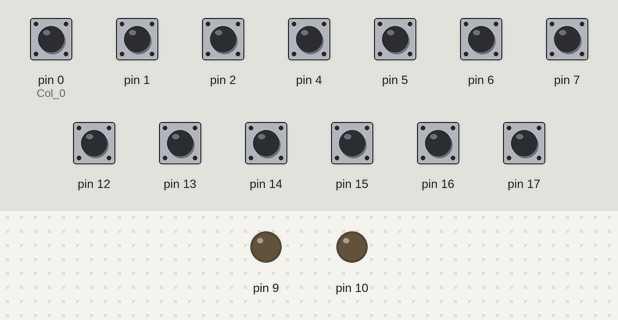
Bench run of a sketch on a simulated Arduino Leonardo, built with avr-gcc and run on an emulated ATmega32U4. Shown: output pins drawn as LEDs (lit = HIGH). Wiring (inferred from the signals the program sends): 6×2 keypad with keys 1 2 3 4 5 6 7 8 9 * 0 # (labels assumed): rows pin 8, pin 18, pin 19, pin 20, pin 21, pin 22; columns pin 3, pin 11. Inputs (shaded band) come from the test bench; at power-on: pin 0 (Col_0), pin 1, pin 2, pin 4–7, pin 12–17 HIGH. USB keyboard and mouse output is not drawn; pins used as bus, display or sensor lines are not drawn.

Above: at 1.2 s.
1.3 s: pin 0 (Col_0) pulled LOW for 0.15 s
At 1.6 s:
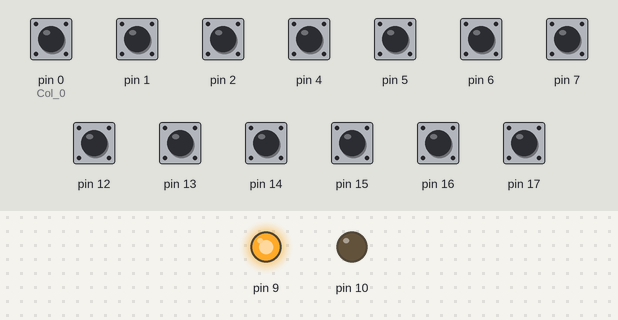
2.9 s: pin 0 (Col_0) pulled LOW for 1 s
At 3.7 s:
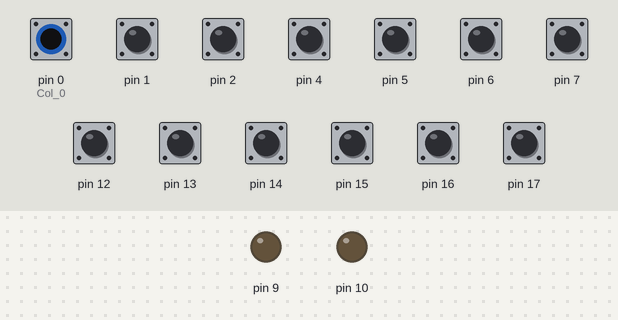
Timing chart, 0 to 5.9 s (numbered marks = the images above; inputs shaded):
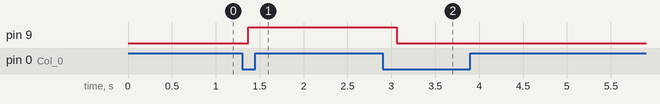

The sketch:

BMK_Basic.ino
```cpp
// Written Feb 2022 by Brian DiDonna.

//This library is free software; you can redistribute it and/or
//modify it under the terms of the GNU Lesser General Public
//License as published by the Free Software Foundation version 3.0.
//This firmware is distributed in the hope that it will be useful,
//but WITHOUT ANY WARRANTY; without even the implied warranty of
//MERCHANTABILITY or FITNESS FOR A PARTICULAR PURPOSE. See the GNU
//Lesser General Public License for more details.
//
//You should have received a copy of the GNU Lesser General Public
//License along with this library; if not, write to the Free Software
//Foundation, Inc., 51 Franklin St, Fifth Floor, Boston, MA 02110-1301 USA

// This sketch is for the BMK! Bolt (Industries) Mechanical keyboard.
// The assignment of keyboard columns and rows to pins is defined below.
// The wiring has diodes pointed from column to row.
// We set the columns to INPUT_HIGH to pull them to 5V. When a row is
// also HIGH and the key for that row and column is pressed then there
// is no voltage difference and nothing happens. If the row is set LOW and
// the key is pressed then is pulls the column to LOW and we can read it out
// for the column. We look for keypresses by setting one row to LOW and
// all others to HIGH and looking for a column that is LOW. We scan the
// LOW row to read the whole keyboard.

// If flashed exactly as it is to your Pico, this firmware will function as a regular
// keyboard with the Function keys modified as shortcuts.


// to purchase a keyboard kit, visit www.boltind.com

// ___ _   _ ____ _____  _    _     _        _  _____ ___ ___  _   _
//|_ _| \ | / ___|_   _|/ \  | |   | |      / \|_   _|_ _/ _ \| \ | |
// | ||  \| \___ \ | | / _ \ | |   | |     / _ \ | |  | | | | |  \| |
// | || |\  |___) || |/ ___ \| |___| |___ / ___ \| |  | | |_| | |\  |
//|___|_| \_|____/ |_/_/   \_\_____|_____/_/   \_\_| |___\___/|_| \_|


//TO  INSTALL  THIS FIRMWARE
//This firmware must be installed through the Arduino IDE.
//You must first install a third party board. The RP  2040 support in the Arduino IDE does
//not  include  support for the HID.h library that this sketch reqires. Fortunantly, there's a work around.
//You will need to install a third party board written by Earle F. Philhower, III from Github.
//You can read more about this third party board at: https://github.com/earlephilhower/arduino-pico

//In the Arduino IDE: go to File > preferances, and paste the following URL  under the additional boards manager URL's:
// https://github.com/earlephilhower/arduino-pico/releases/download/global/package_rp2040_index.json

//Now, navigate over to the boards manager. Go to: Tools > Board > Board Manager. Search for "Pico"
//You will see "Raspberry Pi Pico/RP2040." Install this, it's the thrid party board you just added.
//Now, you should be able to select your newly installed Raspberry Pi Pico driver and upload your sketch!

#include <Keyboard.h>
#include <limits.h>

// Uncomment this to switch the modifier keys used for macros and other OS dependent behavior
// When MACOSX is defined we send Command-c to copy instead of Control-c, etc.
// WIN32 works with Windows, Chrome, Android and Linux functions.
// This is not true for the Unicode helper function starting on line 277. To change the Unicode helper from Linux/Android/Chrome to Windows, go to line 277.

//#define MACOSX
#define WIN32

// assign the collums to pins.
#define Col_0 0
#define Col_1 1
#define Col_2 2
#define Col_3 3
#define Col_4 4
#define Col_5 5
#define Col_6 6
#define Col_7 7
#define Col_8 8
#define Col_9 9
#define Col_10 10
#define Col_11 11
#define Col_12 12
#define Col_13 13
#define Col_14 14
#define Col_15 15
#define Col_16 16
#define Col_17 17

// assign the rows to pins.
#define Row_0 18
#define Row_2 19
#define Row_3 20
#define Row_4 21
#define Row_5 22
#define Row_6 26

// For the caps lock
#define LED_1 27
#define LED_2 28

// The pin numbers of rows 2 through 6 do not increase linearly. This vector
// lets us loop over those indice efficiently
const int rowIndices[ 5 ] = { Row_2, Row_3, Row_4, Row_5, Row_6 };

// These are the times before a key is repeated. There is an initial long time then after that a shorter time so they repeat faster
const int repeatDelayInitial = 300;
const int repeatDelayRepeat = 30;

//Adding a slight delay before sendding the key press helps with the modifier keys or key sequences. Without it, The
//keypresses tend to be missed.
const int preDelay = 10;

//The key needs to be pressed for at least this long to register. This could be set to zero but that might allow unintended keypresses
const int minimumKeypressDelay = 5;

// This is the mapping from row, column to key for rows 2 through 6. If you want to override a key, just enter the new key here.
// If you want to write your own special handling, enter a 0x00 here to skip the key loop then write your special handling elsewhere.
//                                     0     1     2     3     4     5     6     7     8     9    10    11    12    13    14    15    16    17

const char sKeysForRows[5][18] = { { '`',  '1',  '2',  '3',  '4',  '5',  '6',  '7',  '8',  '9',  '0',  '-',  '=', 0x00, 0xB2, 0xD1, 0xD2, 0xD3 },
                                  { 0xB3, 0x00,  'q',  'w',  'e',  'r',  't',  'y',  'u',  'i',  'o',  'p',  '[',  ']', '\\', 0xD4, 0xD5, 0xD6 },
                                  { 0x00, 0x00,  'a',  's',  'd',  'f',  'g',  'h',  'j',  'k',  'l',  ';', '\'', 0xB0, 0x00, 0x00, 0x00, 0x00 },
                                  { 0x00, 0x00,  'z',  'x',  'c',  'v',  'b',  'n',  'm',  ',',  '.',  '/', 0x00, 0x00, 0x00, 0x00, 0xDA, 0x00 },
                                  { 0x00, 0x00, 0x00, 0x00, 0x00, 0x00,  ' ', 0x00, 0x00, 0x00, 0x00, 0x00, 0x00, 0x00, 0x00, 0xD8, 0xD9, 0xD7 }
                                };

// Not the most elegant solution, but just track whether a key is currently being held down using an array of bools.
bool sKeyPressed[5][18];

// This is the mapping from column to key for the top function keys (Rw_0). If you want to override a key, just enter the new key here.
// If you want to write your own special handling, enter a 0x00 here to skip the key loop then write your special handling elsewhere.
// If you want regular Function keys instead of shortcuts, you can comment out line 126 and un comment line 127.

//                                  0     1     2     3     4     5     6     7     8     9    10    11    12    13    14    15    16    17
const char sKeysForRowsFn[18] = { 0xB1, 0x00, 0xC2, 0xC3, 0xC4, 0xC5, 0x00, 0xC6, 0xC7, 0xC8, 0xC9, 0xCA, 0xCB, 0xCC, 0xCD, 0xCE, 0xCF, 0xD0 };

// Here we track whether the function key was down or up on the last loop. We use this
// to prevent key repeat of function keys
bool sFnPressed[18];

// Here we keep track of the last time the various keys were pressed. This tracks rows 2 through 6. This is
// used to control the timing of key repeats
unsigned long sLastPress[5][18];
unsigned long sLastClear[5][18];

// Global flags for whether modifier keys are active
static bool sBoolShift = false;
static bool sBoolCtrl = false;
static bool sBoolAlt = false;
static bool sBoolGui = false;
static bool sBoolCapsLock = false;

// wrappers for keyboard actions that enforce a slight delay so Keyboard does not miss next action

void keyboardPress( char key )
{
  Keyboard.press( key );
  delay( preDelay );
}

void keyboardRelease( char key )
{
  Keyboard.release( key );
  delay( preDelay );
}

void keyboardWrite( char key )
{
  Keyboard.write( key );
  delay( preDelay );
}

void keyboardPrint( const char *string )
{
  Keyboard.print( string );
  delay( preDelay );
}

// wrapper to check column
bool columnPressed( int column )
{
  return digitalRead( column ) == LOW;
}

// RAII class to conditionally toggle modifier when class object goes in and out of scope.
// If the modifier is already pressed then we don't do anything.
// This class is templated on the variables we pass in to allow us to declare types associated with the keys -
// see the section below that defines these types with the "using" keyword
// Usually the object is deleted when it goes out of scope (e.g., you have a closing '}' or you finish the current
// iterationm of the for loop contianing this class instantiation.
template< bool* modifierBool, char key >
class ScopedModifier {
  public:
    ScopedModifier()
    {
      if ( !*modifierBool ) {
        keyboardPress(key); // press the Modifier key
      }
    }

    ~ScopedModifier()
    {
      if ( !*modifierBool ) {
        keyboardRelease(key); //release the Modifier key
      }
    }
};

// define the usual modifier classes
using ScopedControl = ScopedModifier< &sBoolCtrl, KEY_LEFT_CTRL >;
using ScopedAlt = ScopedModifier< &sBoolAlt, KEY_LEFT_ALT >;
using ScopedGui = ScopedModifier< &sBoolGui, KEY_LEFT_GUI >;
using ScopedShift = ScopedModifier< &sBoolShift, KEY_LEFT_SHIFT >;

// OS dependent modifier key - define MACOSX to toggle (on line42)
#ifdef MACOSX
using ScopedOsModifier = ScopedGui;
#else
using ScopedOsModifier = ScopedControl;
#endif

// Get the time delta in milliseconds between first and second, accounting for a possible
// integer overflow of the millis() function (this happens every 50 days or so)
// NOTE this will ALWAYS return a positive number
unsigned long timeDelta( unsigned long first, unsigned long second )
{
  if ( second >=  first ) {
    return second - first;
  } else {
    return ( ULONG_MAX - first ) + second + 1;
  }
}

// Helper funtion for keys that do not repeat
// Only accept these keys if the last time through they were not down.
// Also check that they are held down for a minimum period of time.
// Need to supply a pressState bool for tracking state
bool nonRepeatingKeyPress( int column, bool& pressState ) {
  if ( digitalRead( column ) == LOW ) {
    if ( !pressState ) {
      delay (minimumKeypressDelay);
      if ( columnPressed( column ) ) {
        pressState = true;
        return true;
      }
    }
  } else {
    pressState = false;
  }
  return false;
};

// Helper function to check whether a key has been pressed for minimumKeypressDelay
bool checkMinimumKeyPress( int column ) {
  if (columnPressed(column) ) {
    delay (minimumKeypressDelay);
    if ( columnPressed( column ) ) {
      return true;
    }
  }
  return false;
}

// Check if modifier keys are down and change state accordingly. Usually two keys
// send the same modifier, so check them both.
// Only toggle once. No key press delay
// User must supply state bool to track modifier state
void modifierFunc( int column1, int column2, bool& state, char key ) {
  auto columnState1 = digitalRead(column1);
  auto columnState2 = digitalRead(column2);
  if ( !state && ( columnState1 == LOW || columnState2 == LOW ) ) {
    keyboardPress(key);
    state = true;
  }
  if ( state && columnState1 == HIGH && columnState2 == HIGH ) {
    keyboardRelease(key);
    state = false;
  }
};


// Helper function to write a unicode key code (Linux, Chrome, Android OS only.) This is not application spacific and works just about anywhere
void writeUnicode( const char* unicodeString )
{
  {
    ScopedControl sc;
    ScopedShift ss;
    keyboardWrite( 'u' );
  }
  keyboardPrint ( unicodeString );
  keyboardWrite (0xB0); //return
}


//void writeUnicode( const char* unicodeString ) // Windows only. This works in most applications, but not all.
//{
//    keyboardPrint ( unicodeString );
//    ScopedAlt sa;
//    keyboardWrite ('x');
//}


// This function wraps the simple keyboardPress( key ) function and properly handles
// the caps lock key. The Keyboard library does not handle caps lock correctly, so we wrote our
// own. The caps lock key will only affect letters. Also, if the shift key is held down while
// caps lock is active, it will still type a lower case letter.
// We implement the caps lock by actually toggling the shift key, because sending an upper case
// character in the Keyboard library also will toggle shift. So we only ever
// send lower case characters to press or release.
void pressKeyboardRespectCapLock( char key )
{
  if ( !sBoolCapsLock || !isalpha( key ) ) {
    keyboardPress( key );
  } else {
    if ( sBoolShift ) {
      keyboardRelease(KEY_LEFT_SHIFT);
      keyboardPress( key );
      keyboardPress(KEY_LEFT_SHIFT);
    } else {
      keyboardPress(KEY_LEFT_SHIFT);
      keyboardPress( key );
      keyboardRelease(KEY_LEFT_SHIFT);
    }
  }
}

// RAII class to make a row active when the class object is created, then make the row inactive when the object is deleted.
// Usually the object is deleted when it goes out of scope (e.g., you have a closing '}' or you finish the current
// iterationm of the for loop contianing this class instantiation.
class ScopedRowActive
{
  public:
    ScopedRowActive( int rowIndex) : mRowIndex( rowIndex )
    {
      digitalWrite( mRowIndex, LOW);
    }

    ~ScopedRowActive()
    {
      digitalWrite( mRowIndex, HIGH);
    }

  private:
    int mRowIndex;
};


void setup() {
  unsigned long currentTimeMs = millis();

  for ( int j = 0; j < 18; ++j ) {
    sFnPressed[ j ] = false;
  }

  for ( int i = 0; i < 5; ++i ) {
    for ( int j = 0; j < 18; ++j ) {
      sLastPress[ i ][ j ] = currentTimeMs;
      sLastClear[ i ][ j ] = currentTimeMs;
      sKeyPressed[ i ][ j ] = false;
    }
  }

  // Set the column pins as inputs and pull them high
  for ( int j = 0; j < 18; ++j ) {
    pinMode(Col_0 + j, INPUT_PULLUP);
  }
  // Set the row pins as output and set them high
  pinMode (Row_0, OUTPUT);
  for ( int i = 0; i < 5; ++i ) {
    pinMode (rowIndices[ i ], OUTPUT);
    digitalWrite( rowIndices[ i ], HIGH);
  }

  // Set the LED pins as output and set them low
  pinMode (LED_1, OUTPUT);
  digitalWrite( LED_1, LOW);
  pinMode (LED_2, OUTPUT);
  digitalWrite( LED_2, LOW);

  // begin keyboard input
  Keyboard.begin();
}

void loop() {

  //timing loop goes through 10000 loops to get good averaging. Prints result to screen.
//  static unsigned long timingCount = 0;
//  static unsigned long timingTime = millis();
//  if ( timingCount % 10000 == 0  && timingCount > 0) {
//     unsigned long delta = timeDelta( timingTime, millis() );
//     double rate = 1000.0 * 10000.0 / delta; //extra factor of 1000 is because delta is in milliseconds
//     char rateSting[ 100 ];
//     sprintf( rateSting, "%lf\n", rate );
//     keyboardPrint( rateSting );
//     timingTime = millis();
//  }
//  ++timingCount;


  // main loop over central part of keyboard (starting at numbers row and working down
  bool anyKeyDown = false;
  static bool clearAllLoaded = false;
  unsigned long currentTimeMs = millis();
  static unsigned long lastPressTime = 0;
  for ( int i = 0; i < 5; ++i ) {
    // activate row rowIndices[ i ]
    ScopedRowActive rowLow( rowIndices[ i ] );
    // Do a few special cases for certain rows (e.g., modifier keys)
    if ( i == 2 ) {
      // CAPS LOCK
      // The behavior of the keyboard library capslock is weird
      // we are just going to write our own
      static bool capsLockPressed = false;
      if ( nonRepeatingKeyPress( Col_0, capsLockPressed ) ) {
        sBoolCapsLock = !sBoolCapsLock;
        auto ledState = sBoolCapsLock ? HIGH : LOW;
        digitalWrite( LED_1, ledState);
      }
    } else if ( i == 3 ) {
      //SHIFT
      modifierFunc( Col_1, Col_13, sBoolShift, KEY_LEFT_SHIFT );
      anyKeyDown = anyKeyDown || sBoolShift;
    } else if ( i == 4 ) {
      //Ctrl, ALT, Windows key
      modifierFunc( Col_0, Col_14, sBoolCtrl, KEY_LEFT_CTRL );
      modifierFunc( Col_3, Col_10, sBoolAlt, KEY_LEFT_ALT );
      modifierFunc( Col_1, Col_1, sBoolGui, KEY_LEFT_GUI );
      anyKeyDown = anyKeyDown || sBoolCtrl;
      anyKeyDown = anyKeyDown || sBoolAlt;
      anyKeyDown = anyKeyDown || sBoolGui;

      // remap menu and Fn key
      static bool sMenuKeyPressed = false;
      if ( nonRepeatingKeyPress( Col_13, sMenuKeyPressed ) ) {
        // add some macro for menu key
      }
      static bool sFunctionKeyPressed = false;
      if ( nonRepeatingKeyPress( Col_11, sFunctionKeyPressed ) ) {
        // add some macro for Fn key
      }
    }

    // loop over sKeysForRows array
    for ( int j = 0; j < 18; ++j ) {
      if ( sKeysForRows[ i ][ j ] != 0x00 ) {
        unsigned long deltaPress = timeDelta( sLastPress[ i ][ j ], currentTimeMs );
        unsigned long deltaClear = timeDelta( sLastClear[ i ][ j ], currentTimeMs );
        if ( columnPressed(Col_0 + j) ) {
          int delayLocal = deltaClear > repeatDelayInitial ? repeatDelayRepeat : repeatDelayInitial;
          if ( !sKeyPressed[ i ][ j ] ) {
            // Initial keypress
            pressKeyboardRespectCapLock(sKeysForRows[ i ][ j ]);
            sKeyPressed[ i ][ j ] = true;
            currentTimeMs = millis();
            sLastPress[ i ][ j ] = currentTimeMs;
          } else if ( deltaPress > delayLocal ) {
            // Manually implement key repeat by releasing and immediately pressing again
            keyboardRelease(sKeysForRows[ i ][ j ]);
            pressKeyboardRespectCapLock(sKeysForRows[ i ][ j ]);
            currentTimeMs = millis();
            sLastPress[ i ][ j ] = currentTimeMs;
          }
        } else {
          if ( sKeyPressed[ i ][ j ] ){
            // Release key
            keyboardRelease(sKeysForRows[ i ][ j ]);
            sKeyPressed[ i ][ j ] = false;
          }
          currentTimeMs = millis();
          sLastClear[ i ][ j ] = currentTimeMs;
          // set sLastPress to some recent time just before sLastClear, so time deltas never get big
          if ( currentTimeMs > 10 ) {
            sLastPress[ i ][ j ] = currentTimeMs - 10;
          }
        }
      }
      anyKeyDown = anyKeyDown || sKeyPressed[ i ][ j ];
      if ( anyKeyDown ) {
        lastPressTime = currentTimeMs;
      }
    }
  }// after this brace rowIndices[ i ] is inactive

  clearAllLoaded = clearAllLoaded || anyKeyDown;
  // Safety in case keyrelease was missed for some reason and key seems to be stuck on.
  // Release all keys. Only do this once, one second after the last key was pressed.
  // This should not be an issue but do it just in case.
  if ( clearAllLoaded && !anyKeyDown && timeDelta( lastPressTime, currentTimeMs ) > 1000 ) {
    clearAllLoaded = false;
    Keyboard.releaseAll();
    delay( preDelay );
  }

  // Now do the function keys (row 0). These do not repeat
  {
    // activate row 0
    ScopedRowActive rowLow( Row_0 );

    for ( int j = 0; j < 18; ++j ) {
      if ( sKeysForRowsFn[ j ] != 0x00 ) {
        if ( nonRepeatingKeyPress( Col_0 + j, sFnPressed[ j ] ) ) {
          keyboardWrite( sKeysForRowsFn[ j ] );
        }
      }
    }

    // What good are the function keys nowadays? These can be easily converted to macro keys!
    // I've replaced most of the function keys with some handy shortcuts. If you want the F1-F12 keys instead of these shortcuts,
    // see line 124 of this code.


    // F1 (cut)
//    if ( nonRepeatingKeyPress( Col_2, sFnPressed[ 2 ] ) ) {
//      ScopedOsModifier sm;
//      keyboardWrite( 'x' );
//   }

    //F2 (Copy)
//    if ( nonRepeatingKeyPress( Col_3, sFnPressed[ 3 ] ) ) {
//      ScopedOsModifier sm;
//      keyboardWrite( 'c' );
//   }

    // F3 (Paste)
//   if ( nonRepeatingKeyPress( Col_4, sFnPressed[ 4 ] ) ) {
//      ScopedOsModifier sm;
//      keyboardWrite( 'v' );
//   }

    //F4 (Undo)
//    if ( nonRepeatingKeyPress( Col_5, sFnPressed[ 5 ] ) ) {
//      ScopedOsModifier sm;
//      keyboardWrite( 'z' );
//    }

    // F5 (Redo)
//    if ( nonRepeatingKeyPress( Col_7, sFnPressed[ 7 ] ) ) {
//      ScopedOsModifier sm;
//      keyboardWrite( 'y' );
//    }

    // F6 (Search)
//    if ( nonRepeatingKeyPress( Col_8, sFnPressed[ 8 ] ) ) {
//      ScopedOsModifier sm;
//      keyboardWrite( 'f' );
//    }

    // F7 (Save)
//    if ( nonRepeatingKeyPress( Col_9, sFnPressed[ 9 ] ) ) {
//      ScopedOsModifier sm;
//      keyboardWrite( 's' );
//    }

        // F8 (Type my email address)
//    if ( nonRepeatingKeyPress( Col_10, sFnPressed[ 10 ] ) ) {
//       keyboardPrint( "email@address.com" );

//    }


    //F9
 //   if ( nonRepeatingKeyPress( Col_11, sFnPressed[ 11 ] ) ) {

      //do something here.

//    }

    //F10 Type my street address
//    if ( nonRepeatingKeyPress( Col_12, sFnPressed[ 12 ] ) ) {
   //   keyboardPrint( "1234 Anywhere St" );
//    }

     //F11 Type my street address
//    if ( nonRepeatingKeyPress( Col_13, sFnPressed[ 13 ] ) ) {
     //   writeUnicode( "03f4" ); // types a Theta symbol
//    }

     //F12 Type a Pi symbol
//    if ( nonRepeatingKeyPress( Col_14, sFnPressed[ 14 ] ) ) {
    //   writeUnicode( "03c0" ); // types a Pi symbol
//    }

    // Print Screen
 //  if ( checkMinimumKeyPress( Col_15 ) ) {
 //      //Instead of Scroll lock, this types an ohm symbol.
 //     writeUnicode( "03a9" );


//#ifdef MACOSX
//      // Mac whole screen capture
//      ScopedGui sg;
//      ScopedShift ss;
//      keyboardWrite( '3' );
//#elif defined WIN32
//      // Windows snipping tool
//      ScopedGui sg;
//      ScopedShift ss;
//      keyboardWrite( 's' );
//
//#endif


 //   }

    //Scrl:
//    if (checkMinimumKeyPress( Col_16 ) ) {
//#ifdef MACOSX
//      // Mac partial screen capture
//      ScopedGui sg;
//      ScopedShift ss;
//      keyboardWrite( '4' );
//#endif

      //Instead of pause, this types a micro symbol.
  //    writeUnicode( "03bc" );
 //   }

    //Pause:
//    if ( checkMinimumKeyPress( Col_17 ) ) {
//#ifdef MACOSX
//      // Mac screen lock
//      ScopedGui sg;
//      ScopedControl sc;
//      keyboardWrite( 'q' );
//#elif defined WIN32
//      // Windows screen lock
//      ScopedGui sg;
//      keyboardWrite( 'l' );
//#endif

      //Instead of Print Screen this types a degree symbol
  //    writeUnicode( "00b0" );


//    }

  } // after this brace row 0 is inactive

}
```

Measured:
- after the input at 1.3 s, pin 9: LOW → HIGH after 0.07 s
- after the input at 2.9 s, pin 9: HIGH → LOW after 0.16 s
